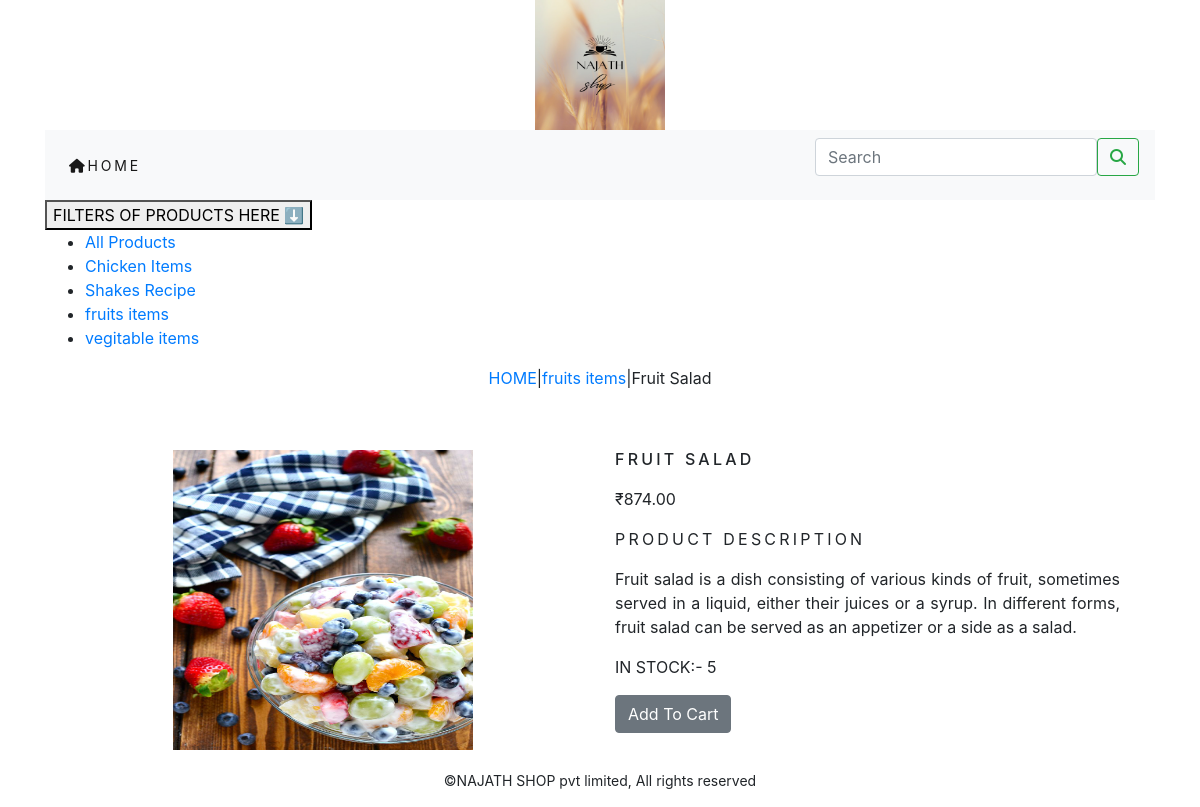
Page /shop/fruits-items/fruit-salad/ on the committed database.
### ecommerce_app/models.py (models this page shows, shortened)
class Category(models.Model):
    name=models.CharField(max_length=500,unique=True)
    slug=models.SlugField(max_length=500,unique=True)
    description=models.TextField(blank=True)
    image=models.ImageField(upload_to='category',blank=True)
    class Meta:
        ordering=('name',)
        verbose_name='catogery'
        verbose_name_plural='categories'
    def get_url(self):
        return reverse('ecommerce_app:products_by_category',args=[self.slug])
    def __str__(self):
        return '{}'.format(self.name)

class Product(models.Model):
    name=models.CharField(max_length=500,unique=True)
    slug=models.SlugField(max_length=500,unique=True)
    description=models.TextField(blank=True)
    price=models.DecimalField(max_digits=10,decimal_places=2)
    category=models.ForeignKey(Category,on_delete=models.CASCADE)
    image=models.ImageField(upload_to='product',blank=True)
    stock=models.IntegerField()
    available=models.BooleanField(default=True)
    created=models.DateTimeField(auto_now_add=True)
    updated=models.DateTimeField(auto_now=True)
    class Meta:
        ordering=('name',)
        verbose_name='product'
        verbose_name_plural='products'

### ecommerce_app/views.py (the view)
# urls.py: path('<slug:c_slug>/<slug:product_slug>/', views.proddetails, name='prodcatdetails')
def proddetails(request,c_slug,product_slug):
    try:
        product=Product.objects.get(category__slug=c_slug,slug=product_slug)
    except Exception as e:
        raise e
    return render(request,'product.html',{'product':product})

### cart_app/context_processors.py (called while the page is built)
def counter(request):
    item_count=0
    if 'admin' in request.path:
        return {}
    else:
        try:
            cart=Cart.objects.filter(cart_id=_cart_id(request))
            cart_items=CartItem.objects.all().filter(cart=cart[:1])
            for cart_item in cart_items:
                item_count += cart_item.quantity
        except Cart.DoesNotExist:
            item_count = 0
    return dict(item_count=item_count)

### cart_app/views.py (called while the page is built)
def _cart_id(request):
    cart=request.session.session_key
    if not cart:
        cart=request.session.create()
    return cart

### ecommerce_app/context_processors.py (called while the page is built)
def menu_links(request):
    links=Category.objects.all()
    return dict(links=links)

### templates/product.html (shortened to what this page needs)
{% extends 'base.html' %}
{% load static %}
{% block content %}
<div class="row my_prod_row_class">
  <div class="mx-auto">
      <p><a href="{% url 'ecommerce_app:allprodcat' %}">HOME</a>|<a href="{{product.category.get_url}}">{{product.category}}</a>|{{product.name}}</p>
  </div>
</div >
<div class="container">
<br>
<div class="row">
    <div class="col-12 col-sm-12 col-md-12 col-lg-6 text-center">
        <div style="min-width:18rem">
            <img src="{{product.image.url}}" style="width:300px;height:300px;">
        </div>
    </div>
    <div class="col-12 col-sm-12 col-md-12 col-lg-6">
        <div>
        <h1 class="my_prod_title">{{product.name}}</h1>
        <p>₹{{product.price}}</p>
        <p class="my_title">Product Description</p>
        <p class="text-justify my_prod_text">{{product.description}}</p>
        {% if product.stock <= 0 %}
        <p class=" text-justify my_prod_text"><b>Out Of Stock</b></p>
        {% else %}
        <p>IN STOCK:- {{product.stock}}</p>
        <a class="btn btn-secondary" href="{% url 'cart_app:add_cart' product.id %}">Add To Cart</a>
        {% endif %}
    </div>
</div>
</div>
    </div>
{% endblock %}

### templates/navbar.html (shortened to what this page needs)
<nav class="navbar navbar-expand-lg navbar-light bg-light">
  <div class="collapse navbar-collapse" id="navbarSupportedContent">
    <ul class="navbar-nav mr-auto">
      <li class="nav-item active">
        <a class="nav-link" href="/shop"><i class="fa-sharp fa-solid fa-house"></i>Home <span class="sr-only">(current)</span></a>
      </li>
    </ul>
    <form class="d-flex" method="get" action="{% url 'search_app:searchdetails' %}">
      <div class="container_fluid"><input class="form-control mr-sm-2" type="search" name="q" placeholder="Search" aria-label="Search"></div>
      <button class="btn btn-outline-success my-4 my-sm-0" type="submit"><i class="fa-solid fa-magnifying-glass"></i></button>
    </form>
  </div>
</nav>
<nav>
    <div class="dropdown">
  <button class="dropbtn">FILTERS OF PRODUCTS HERE 	⬇</button>
    <ul>
        <li><a href="{% url 'ecommerce_app:allprodcat' %}">All Products</a></li>
        {% for cat in links %}
        <li><a href="{{cat.get_url}}">{{cat.name}}</a></li>
        {% endfor %}
    </ul>
</nav>

### static/css/custom.css (style rules this page uses)
.nav-item { letter-spacing: .2em; font-size:14px; text-transform:uppercase; }
.my_title { letter-spacing: .2em; font-size:16px; text-transform:uppercase; }
.my_prod_row_class { padding-to:15px; padding-bottom:20px; }
.my_prod_row_class .mx-auto { color:#000 font-size:12px; text-decoration:none; }
.my_prod_title { letter-spacing: .2em; font-size:16px; text-transform:uppercase; padding-bottom:10px; }
.my_prod_text { padding-right:20px; }

### rows in the picture
Category: name "Chicken Items"
Category: name "Shakes Recipe"
Category: name "fruits items"
Category: name "vegitable items"
Product: category "fruits items", name "Fruit Salad", image (picture), name "FRUIT SALAD", price "874.00", description "Fruit salad is a dish consisting of various kinds of fruit, sometimes served in a liquid, either their juices or a syrup. In different forms, fruit salad can be served as an appetizer or a side as a salad.", stock "5"
